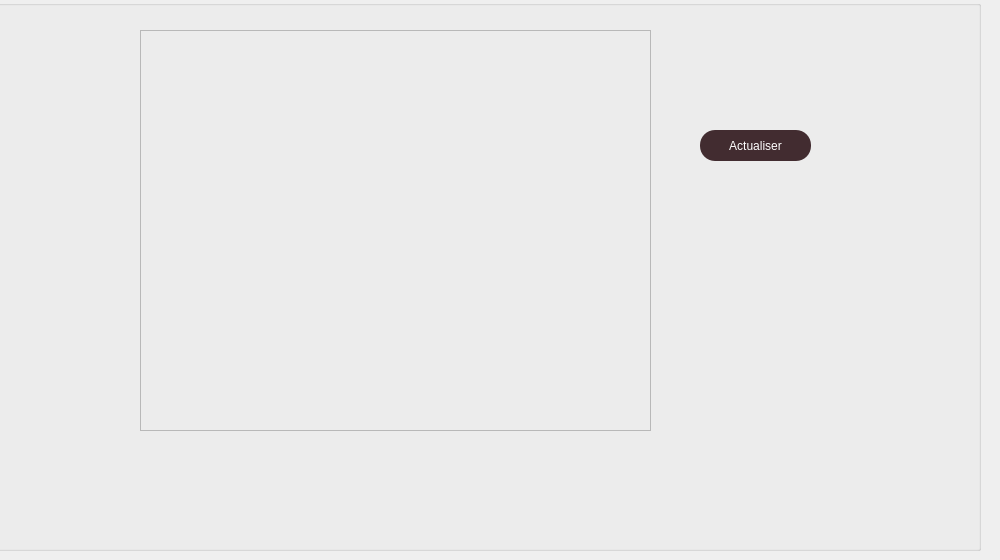
      <widget class="QWidget" name="Statistique">
       <attribute name="title">
        <string>Statistique</string>
       </attribute>
       <widget class="QLabel" name="label_14">
        <property name="geometry">
         <rect>
          <x>0</x>
          <y>0</y>
          <width>991</width>
          <height>551</height>
         </rect>
        </property>
        <property name="minimumSize">
         <size>
          <width>991</width>
          <height>551</height>
         </size>
        </property>
        <property name="text">
         <string/>
        </property>
        <property name="pixmap">
         <pixmap>../other(img)/Teal And Brown Illustrated World Charity Day Poster.png</pixmap>
        </property>
       </widget>
       <widget class="QGroupBox" name="groupBox_7">
        <property name="geometry">
         <rect>
          <x>-10</x>
          <y>0</y>
          <width>991</width>
          <height>551</height>
         </rect>
        </property>
        <property name="minimumSize">
         <size>
          <width>991</width>
          <height>551</height>
         </size>
        </property>
        <property name="styleSheet">
         <string notr="true">font: 12pt &quot;Times New Roman&quot;;</string>
        </property>
        <property name="title">
         <string/>
        </property>
        <widget class="QFrame" name="frame">
         <property name="geometry">
          <rect>
           <x>150</x>
           <y>30</y>
           <width>511</width>
           <height>401</height>
          </rect>
         </property>
         <property name="frameShape">
          <enum>QFrame::StyledPanel</enum>
         </property>
         <property name="frameShadow">
          <enum>QFrame::Raised</enum>
         </property>
        </widget>
        <widget class="QPushButton" name="pushButton_20">
         <property name="geometry">
          <rect>
           <x>710</x>
           <y>130</y>
           <width>111</width>
           <height>31</height>
          </rect>
         </property>
         <property name="styleSheet">
          <string notr="true">#pushButton_20
{
font: 12pt &quot;Times New Roman&quot;;
background:#422c30;
color:white;
border-radius:15px;
}
#pushButton_20::hover
{
font: 12pt &quot;Times New Roman&quot;;
background:brown;
color:white;
border-radius:15px;
}</string>
         </property>
         <property name="text">
          <string>Actualiser</string>
         </property>
        </widget>
       </widget>
      </widget>
